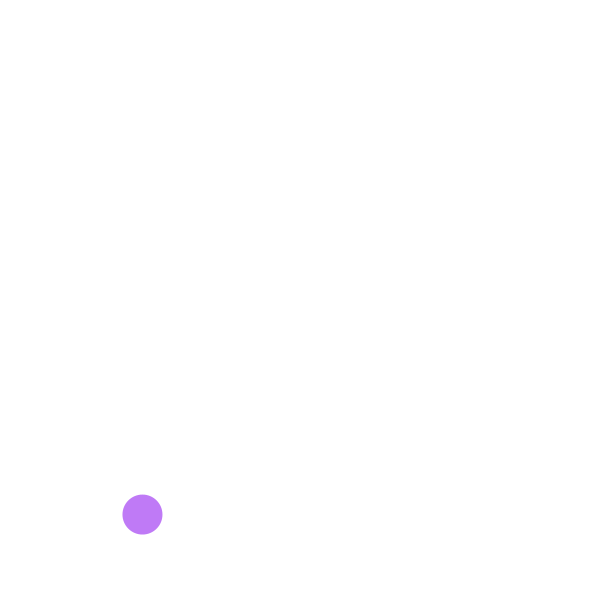
Frame 1 (no input)
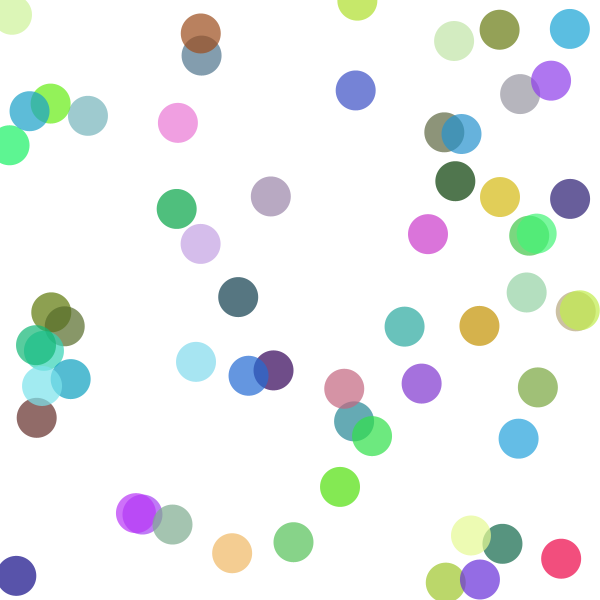
Frame 60 (the mouse pressed at the canvas centre just before this capture)
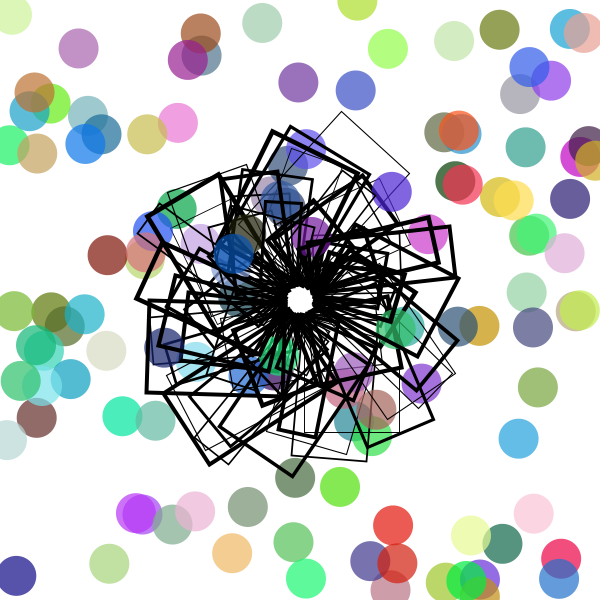
Frame 120 (the mouse held since frame 60 and released just before this capture)

The Processing sketch that drew these frames (run headless with seeded random() and noise(); from frame 60 on, the mouse is pressed at the canvas centre):

// Processing sketch: processing_151947
// ── processing_151947.pde


color rectStroke= color(0);


void setup()
{
  size(600,600);
  background(255);
  frameRate(15);
 }
 
 void draw()
 {
 
fill(random(255),random(255),random(255),180);
noStroke(); 
ellipse(random(width),random(height),40,40);
 
 
translate(mouseX,mouseY);
rotate(frameCount/5.0);

if (mousePressed) {
 
  noFill();
  stroke(rectStroke);
 strokeWeight(random(1,6));
 translate(1,15);
 rotate(0.25);
  scale(0.80);
 rect(0,0,random(40,120),random(60,200));
 
 
  }
 } 
  
  void keyReleased()
{
if (key=='c' || key=='C') {
background(255);
rectStroke=color(0);

}
if(key=='b' || key=='B'){
background(0);
rectStroke=color(255);
}  
}

  
